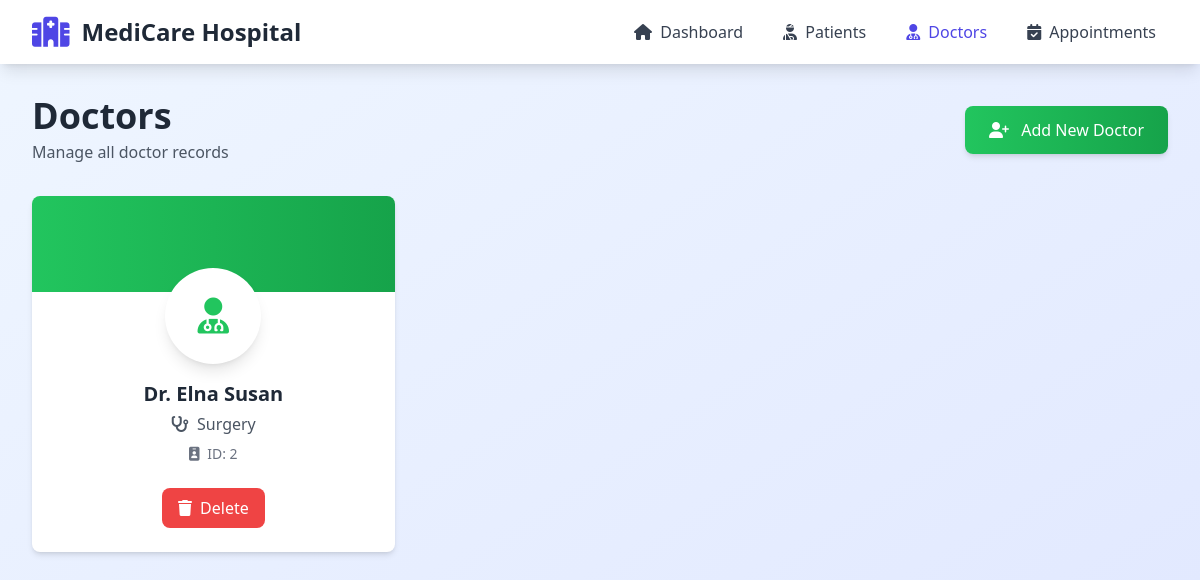
Page /doctors on the committed database.
### app.py (models this page shows, shortened)
class Doctor(db.Model):
    __tablename__ = 'doctors'
    user_id = db.Column(db.Integer, primary_key=True, autoincrement=True)
    first_name = db.Column(db.String(100), nullable=False)
    last_name = db.Column(db.String(100), nullable=False)
    specialization = db.Column(db.String(100), nullable=False)
    appointments = db.relationship('Appointment', backref='doctor', lazy=True)

### app.py (the view)
@app.route('/doctors')
def doctors():
    all_doctors = Doctor.query.all()
    return render_template('doctors.html', doctors=all_doctors)

### templates/doctors.html (shortened to what this page needs)
<!DOCTYPE html>
<html lang="en">
<head>
    <script src="https://cdn.tailwindcss.com"></script>
    <link rel="stylesheet" href="https://cdnjs.cloudflare.com/ajax/libs/font-awesome/6.4.0/css/all.min.css">
</head>
<body class="bg-gradient-to-br from-blue-50 to-indigo-100 min-h-screen">
    <nav class="bg-white shadow-lg">
        <div class="max-w-7xl mx-auto px-4 sm:px-6 lg:px-8">
            <div class="flex justify-between h-16">
                <div class="flex items-center">
                    <i class="fas fa-hospital text-indigo-600 text-3xl mr-3"></i>
                    <span class="text-2xl font-bold text-gray-800">MediCare Hospital</span>
                </div>
                <div class="flex items-center space-x-4">
                    <a href="/" class="text-gray-700 hover:text-indigo-600 px-3 py-2 rounded-md font-medium">
                        <i class="fas fa-home mr-1"></i> Dashboard
                    </a>
                    <a href="/patients" class="text-gray-700 hover:text-indigo-600 px-3 py-2 rounded-md font-medium">
                        <i class="fas fa-user-injured mr-1"></i> Patients
                    </a>
                    <a href="/doctors" class="text-indigo-600 hover:text-indigo-800 px-3 py-2 rounded-md font-medium">
                        <i class="fas fa-user-md mr-1"></i> Doctors
                    </a>
                    <a href="/appointments" class="text-gray-700 hover:text-indigo-600 px-3 py-2 rounded-md font-medium">
                        <i class="fas fa-calendar-check mr-1"></i> Appointments
                    </a>
                </div>
            </div>
        </div>
    </nav>
    <div class="max-w-7xl mx-auto px-4 sm:px-6 lg:px-8 py-8">
        <div class="flex justify-between items-center mb-8">
            <div>
                <h1 class="text-4xl font-bold text-gray-800">Doctors</h1>
                <p class="text-gray-600 mt-1">Manage all doctor records</p>
            </div>
            <a href="/add_doctor" class="bg-gradient-to-r from-green-500 to-green-600 text-white px-6 py-3 rounded-lg hover:from-green-600 hover:to-green-700 transition duration-300 font-medium shadow-md">
                <i class="fas fa-user-plus mr-2"></i> Add New Doctor
            </a>
        </div>
        <div class="grid grid-cols-1 md:grid-cols-2 lg:grid-cols-3 gap-6">
            {% if doctors %}
                {% for doctor in doctors %}
                <div class="bg-white rounded-lg shadow-md overflow-hidden hover:shadow-xl transition duration-300">
                    <div class="bg-gradient-to-r from-green-500 to-green-600 h-24"></div>
                    <div class="p-6 -mt-12">
                        <div class="bg-white rounded-full w-24 h-24 mx-auto flex items-center justify-center shadow-lg">
                            <i class="fas fa-user-md text-green-500 text-4xl"></i>
                        </div>
                        <div class="text-center mt-4">
                            <h3 class="text-xl font-bold text-gray-800">Dr. {{ doctor.first_name }} {{ doctor.last_name }}</h3>
                            <p class="text-gray-600 mt-1">
                                <i class="fas fa-stethoscope mr-1"></i> {{ doctor.specialization }}
                            </p>
                            <div class="mt-2 text-sm text-gray-500">
                                <i class="fas fa-id-badge mr-1"></i> ID: {{ doctor.user_id }}
                            </div>
                        </div>
                        <div class="mt-6 flex justify-center">
                            <a href="/delete_doctor/{{ doctor.user_id }}"
                               onclick="return confirm('Are you sure you want to delete this doctor?')"
                               class="bg-red-500 text-white px-4 py-2 rounded-lg hover:bg-red-600 transition duration-200">
                                <i class="fas fa-trash mr-1"></i> Delete
                            </a>
                        </div>
                    </div>
                </div>
                {% endfor %}
            {% endif %}
        </div>
    </div>
</body>
</html>

### rows in the picture
Doctor: first_name "Elna", last_name "Susan", specialization "Surgery", user_id "2"
